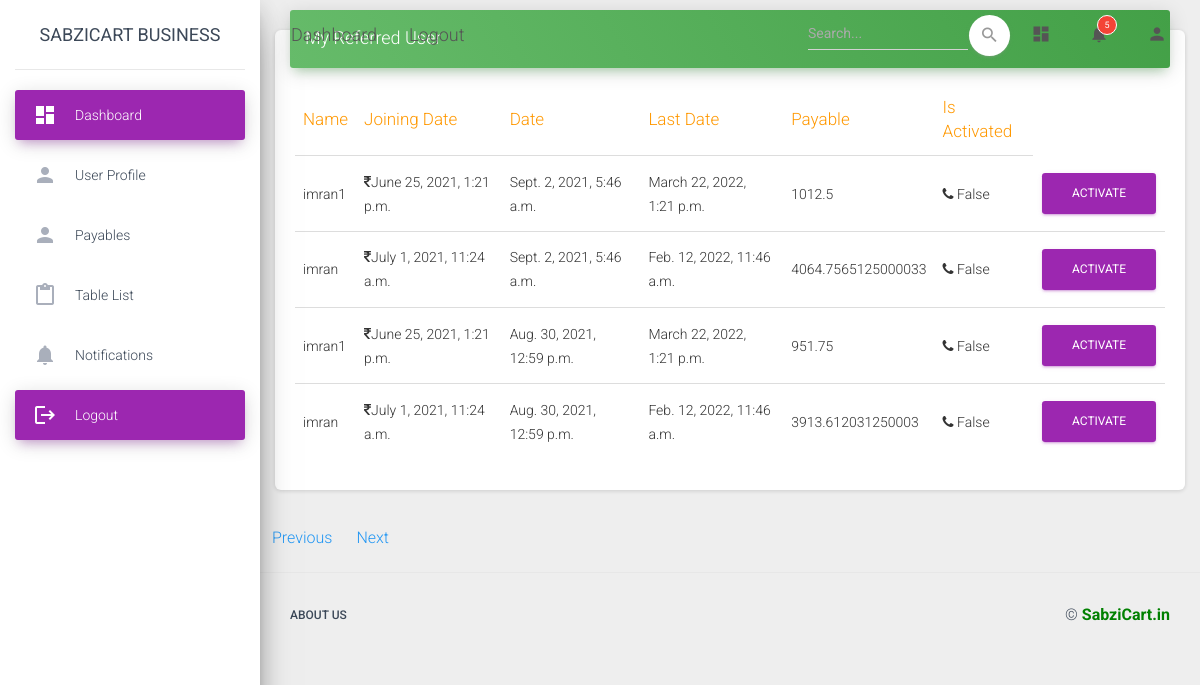
Before: /payables/ with the older database file.
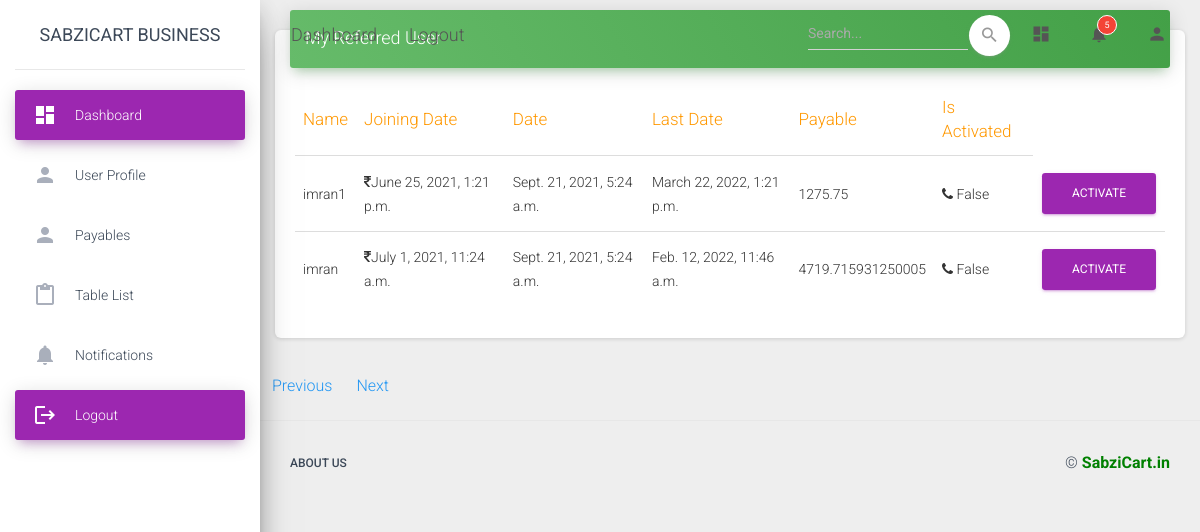
After: the same page with the newer database file.
### accounts/models.py (models this page shows, shortened)
class Payable(models.Model):
    is_activated = models.BooleanField(default=False, null=True)
    user = models.ForeignKey(UserProfile, on_delete=models.CASCADE)
    total_earning = models.FloatField(null=True, default=0.0)
    payable = models.FloatField(null=True, default=0.0)
    date = models.DateTimeField(null=True, auto_now_add=True)
    def joining_date(self):
        rein = self.user.reinvestment_set.order_by('-date').first()
        if rein is None:
            return self.user.user.date_joined
        else:
            return rein.date
    def last_date(self):
        return self.user.user.date_joined + timedelta(days=270)

class UserProfile(models.Model):
    user = models.OneToOneField(User, on_delete=models.CASCADE, related_name="userdetail")
    is_approved = models.BooleanField(default=False, null=True, blank=True)
    userstatus = models.IntegerField(choices=STATUS_CHOICE, default=1)
    applicant = models.CharField(max_length=100, null=True, blank=True)
    sodowo = models.CharField(max_length=100, null=True, blank=True)
    gender = models.CharField(max_length=100, null=True, blank=True)
    mobile = models.BigIntegerField()
    dob = models.DateField(null=True, blank=True)
    age = models.IntegerField(default='18', null=True, blank=True)
    pan = models.CharField(max_length=10,unique=True, null=True, blank=True)
    joining_amt = models.DecimalField(max_digits=10, decimal_places=3, default=0.00)
    district = models.CharField(max_length=100, null=True, blank=True)
    city = models.CharField(max_length=100, null=True, blank=True)
    state = models.CharField(max_length=100, null=True, blank=True)
    pincode = models.IntegerField(null=True, blank=True)
    address = models.TextField(null=True, blank=True)
    sponsor_name = models.CharField(max_length=100, null=True, blank=True)
    sponsor_mobile = models.CharField(max_length=100, null=True, blank=True)
    referral_code = models.CharField(max_length=100, null=True, blank=True)
    user_referral = models.CharField(max_length=100, null=True, blank=True)
    receipt_pic = models.FileField(upload_to='uploads/recepts',null=True, blank=True)
    referred_by = models.ForeignKey('self', blank=True, null=True, related_name='children', on_delete=models.CASCADE)
    level = models.CharField(max_length=4, null=True, blank=True)
    account_no = models.CharField(max_length=250, null=True, blank=True)
    ifsc_code = models.CharField(max_length=250, null=True, blank=True)
    accountholder_name = models.CharField(max_length=250, null=True, blank=True)
    branch_name = models.CharField(max_length=250, null=True, blank=True)
    bank_name = models.CharField(max_length=250, null=True, blank=True)
    def __str__(self):
        return str(self.user.username)

class Reinvestment(models.Model):
    profile = models.ForeignKey(UserProfile, on_delete=models.CASCADE, null=True)
    date = models.DateTimeField(auto_now_add=True, null=True)
    amount = models.FloatField(null=True)

### business/views.py (the view)
# urls.py: path('payables/', views.payable, name='payable'),
def payable(request):
    payables = Payable.objects.filter(payable__gte=100).order_by('-date')
    context = {'payables': payables}
    return render(request, 'dashboard/payables.html', context)

### templates/dashboard/payables.html (shortened to what this page needs)
<!DOCTYPE html>
{% load static %}
<html lang="en">
<head>
  <link rel="stylesheet" href="https://maxcdn.bootstrapcdn.com/font-awesome/latest/css/font-awesome.min.css">
  <link href="{% static 'dashboard/assets/css/material-dashboard.css' %}" rel="stylesheet" />
</head>
<body class="">
  {% block body %}
  <div class="wrapper ">
    <div class="sidebar" data-color="purple" data-background-color="white" data-image="{% static 'dashboard/assets/img/sidebar-1.jpg' %}">
      <div class="logo"><a  class="simple-text logo-normal">
          SabziCart Business
        </a></div>
      <div class="sidebar-wrapper">
        <ul class="nav">
          <li class="nav-item active">
            <a class="nav-link" href="#">
              <i class="material-icons">dashboard</i>
              <p>Dashboard</p>
            </a>
          </li>
          <li class="nav-item">
            <a class="nav-link" href="#">
              <i class="material-icons">person</i>
              <p>User Profile</p>
            </a>
          </li>
          <li class="nav-item">
            <a class="nav-link" href="{% url 'payable' %}">
              <i class="material-icons">person</i>
              <p>Payables</p>
            </a>
          </li>
          <li class="nav-item">
            <a class="nav-link" href="#">
              <i class="material-icons">content_paste</i>
              <p>Table List</p>
            </a>
          </li>
          <li class="nav-item">
            <a class="nav-link" href="#">
              <i class="material-icons">notifications</i>
              <p>Notifications</p>
            </a>
          </li>
          <li class="nav-item active">
            <a class="nav-link" href="/accounts/logout/">
              <i class="material-icons">logout</i>
              <p>Logout</p>
            </a>
          </li>
        </ul>
      </div>
    </div>
    <div class="main-panel">
      <nav class="navbar navbar-expand-lg navbar-transparent navbar-absolute fixed-top ">
        <div class="container-fluid">
          <div class="navbar-wrapper">
            <a class="navbar-brand" href="javascript:;">Dashboard</a>
            <a class="navbar-brand"  href="/accounts/logout/">Logout</a>
          </div>
          <div class="collapse navbar-collapse justify-content-end">
            <form class="navbar-form">
              <div class="input-group no-border">
                <input type="text" value="" class="form-control" placeholder="Search...">
                <button type="submit" class="btn btn-white btn-round btn-just-icon">
                  <i class="material-icons">search</i>
                  <div class="ripple-container"></div>
                </button>
              </div>
            </form>
            <ul class="navbar-nav">
              <li class="nav-item">
                <a class="nav-link" href="javascript:;">
                  <i class="material-icons">dashboard</i>
                </a>
              </li>
              <li class="nav-item dropdown">
                <a class="nav-link" href="http://example.com" id="navbarDropdownMenuLink" data-toggle="dropdown" aria-haspopup="true" aria-expanded="false">
                  <i class="material-icons">notifications</i>
                  <span class="notification">5</span>
                </a>
              </li>
              <li class="nav-item dropdown">
                <a class="nav-link" href="javascript:;" id="navbarDropdownProfile" data-toggle="dropdown" aria-haspopup="true" aria-expanded="false">
                  <i class="material-icons">person</i>
                </a>
              </li>
            </ul>
          </div>
        </div>
      </nav>
      <div class="col-lg-12 col-md-12">
              <div class="card">
                <div class="card-header card-header-success">
                  <h4 class="card-title">My Referred User</h4>
                </div>
                <div class="card-body table-responsive">
                  <table class="table table-hover">
                    <thead class="text-warning">
                      <tr><th>Name</th>
                      <th>Joining Date</th>
                      <th>Date</th>
                      <th>Last Date</th>
                      <th>Payable</th>
                      <th>Is Activated</th>
                    </tr></thead>
                    <tbody>
                         {% for p in payables %}
                        <tr>
                          <td>{{ p.user }} </td>
                          <td><i class="fa fa-rupee"></i>{{p.joining_date}}</td>
                          <td>{{ p.date }}</td>
                          <td>{{ p.last_date }}</td>
                          <td>{{ p.payable }}</td>
                          <td><i class="fa fa-phone">&nbsp;</i>{{ p.is_activated }}</td>
                          <td><a href="{% url 'activate_payable' p.id %}" class="btn btn-primary">Activate</a></td>
                        </tr>
                        {% endfor %}
                    </tbody>
                  </table>
                </div>
              </div>
            </div>
            {% endblock %}
      <nav aria-label="...">
        <ul class="pagination">
          <li class="page-item">
            <a class="page-link" href="{{prevurl}}">Previous</a>
          </li>
          <li class="page-item">
            <a class="page-link" href="{{nexturl}}">Next</a>
          </li>
        </ul>
      </nav>
      <footer class="footer">
        <div class="container-fluid">
          <nav class="float-left">
            <ul>
              <li>
                <a href="https://www.sabzicart.in/presentation">
                  About Us
                </a>
              </li>
            </ul>
          </nav>
          <div class="copyright float-right">
            ©
            <a href="https://www.sabzicart.in" target="_blank" style="color:green; font-weight: bold;">SabziCart.in</a>
          </div>
        </div>
      </footer>
    </div>
  </div>
</body>
</html>

Changed rows visible on the page:
removed Payable: user "imran1", joining_date "June 25, 2021, 1:21 p.m.", date "Sept. 2, 2021, 5:46 a.m.", last_date "March 22, 2022, 1:21 p.m.", payable "1012.5", is_activated "False"
removed Payable: user "imran", joining_date "July 1, 2021, 11:24 a.m.", date "Sept. 2, 2021, 5:46 a.m.", last_date "Feb. 12, 2022, 11:46 a.m.", payable "4064.7565125000033", is_activated "False"
removed Payable: user "imran1", joining_date "June 25, 2021, 1:21 p.m.", date "Aug. 30, 2021, 12:59 p.m.", last_date "March 22, 2022, 1:21 p.m.", payable "951.75", is_activated "False"
removed Payable: user "imran", joining_date "July 1, 2021, 11:24 a.m.", date "Aug. 30, 2021, 12:59 p.m.", last_date "Feb. 12, 2022, 11:46 a.m.", payable "3913.612031250003", is_activated "False"
added Payable: user "imran1", joining_date "June 25, 2021, 1:21 p.m.", date "Sept. 21, 2021, 5:24 a.m.", last_date "March 22, 2022, 1:21 p.m.", payable "1275.75", is_activated "False"
added Payable: user "imran", joining_date "July 1, 2021, 11:24 a.m.", date "Sept. 21, 2021, 5:24 a.m.", last_date "Feb. 12, 2022, 11:46 a.m.", payable "4719.715931250005", is_activated "False"
